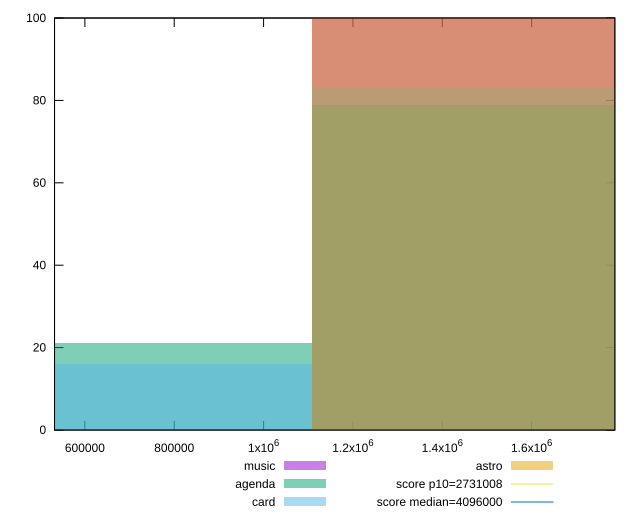

Reproduce this figure in gnuplot.
reset

$music <<EOF
1477003.1409438022 100
EOF

$agenda <<EOF
1477003.1409438022 79
738501.5704719011 21
EOF

$card <<EOF
1477003.1409438022 83
738501.5704719011 16
EOF

$astro <<EOF
1477003.1409438022 100
EOF

set key outside below
set boxwidth 738501.5704719011
set xrange [532092:1786188]
set yrange [0:100]
set trange [0:100]
set style fill transparent solid 0.5 noborder

set parametric
set terminal svg size 640, 520 enhanced background rgb 'white'
set output "reports/report_00027_2021-02-24T12-40-31.850Z/total-byte-weight/comparison/histogram/all_raw.svg"

plot $music title "music" with boxes, \
     $agenda title "agenda" with boxes, \
     $card title "card" with boxes, \
     $astro title "astro" with boxes, \
     2731008,t title "score p10=2731008", \
     4096000,t title "score median=4096000"

reset
